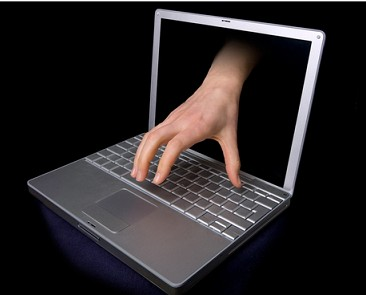
#> input picture code/numpy/da.jpg, 366 x 295 px; the run also reads 1 picture not shown here
$ python com.py
#> lines starting #> are read from the running program, lines starting #| are printed output that depends on the picture
import numpy
import matplotlib.pyplot as plt

x=plt.imread("da.jpg")
#> x is the input picture: shape (295, 366, 3); mean R, G, B 40.6, 36.3, 37.3
y=plt.imread("xiao.jpg")

numpy.set_printoptions(threshold='nan')
re= x-y
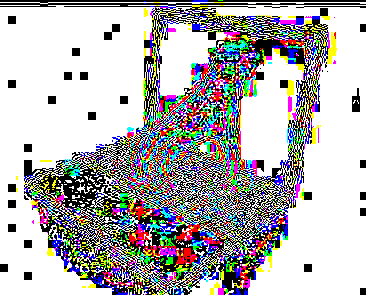
#> re: shape (295, 366, 3); mean R, G, B 178.7, 176.3, 177.6
xx=re.ravel()

plt.plot(xx)
plt.show()
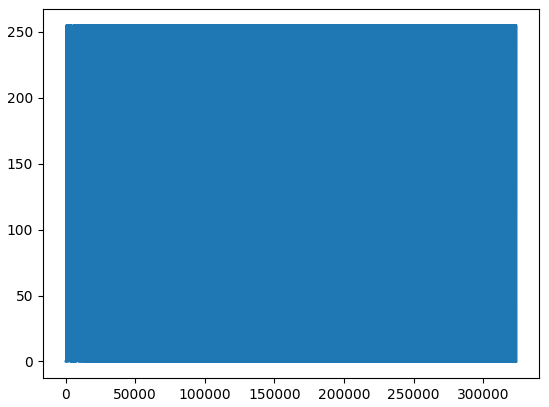
#> figure drawn by matplotlib, 1 panel; curve peaks at x = 655, y = 255
